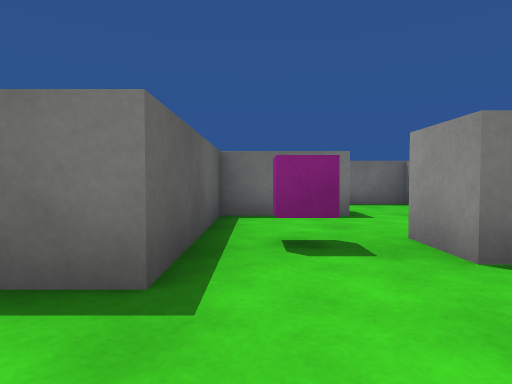
[1] (above)

16 first-person views from a walk through a 3-D level made in the Unity game engine. The camera is 0.55 m above the floor, tilts 2° down and sees 75° across. The floor is counted in squares, 1 m on a side. Each view is taken from the middle of a square. On the plan, view 1 faces up. The plan holds only what a view shows up to about 9 squares ahead; the rest is blank. The player character is not drawn. Surface patterns are stand-ins for the level's own textures.

[2]
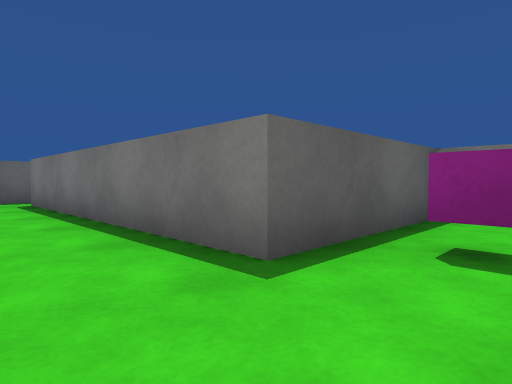

[3]
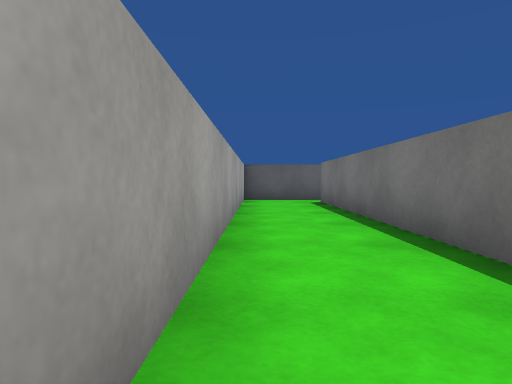

[4]
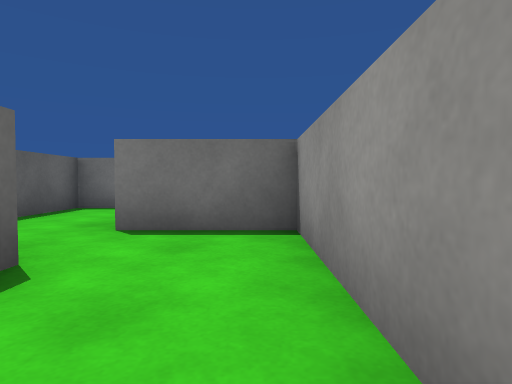

[5]
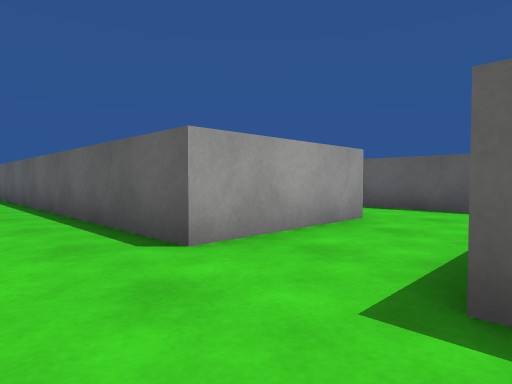

[6]
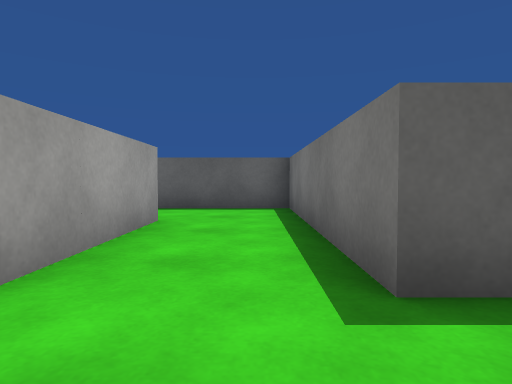

[7]
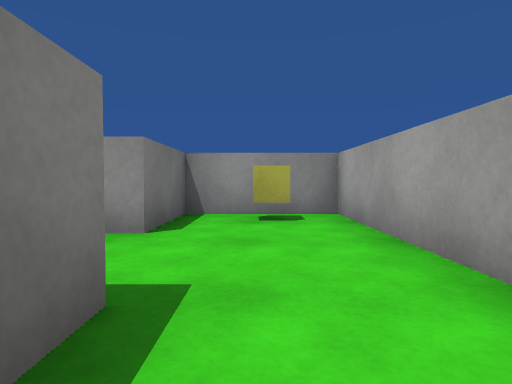

[8]
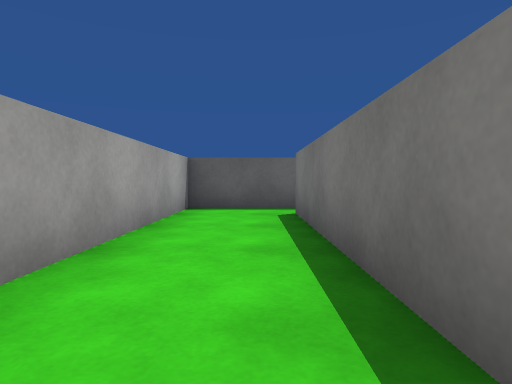

[9]
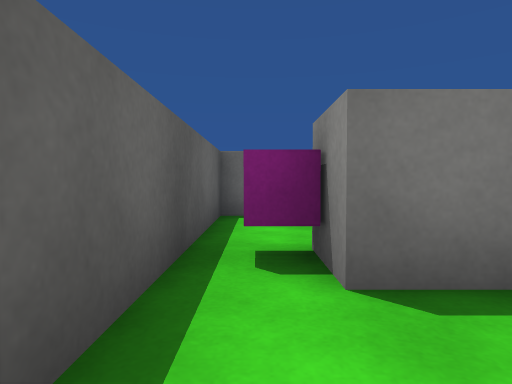

[10]
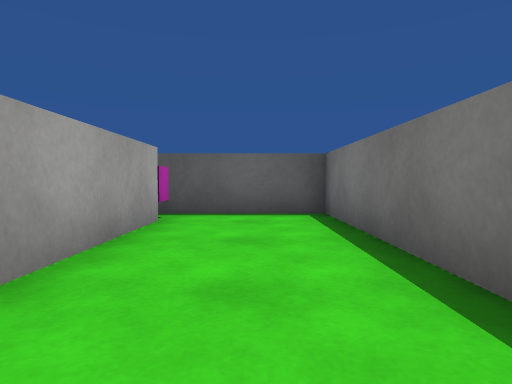

[11]
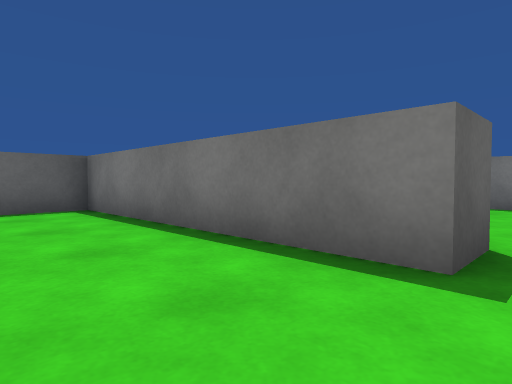

[12]
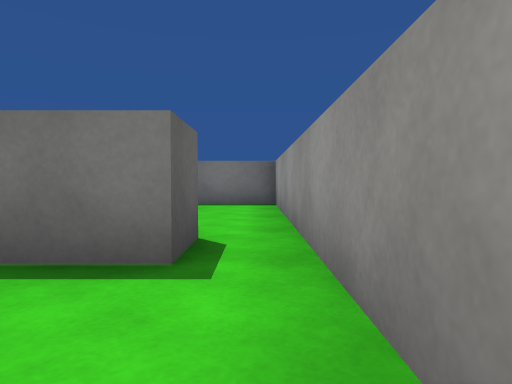

[13]
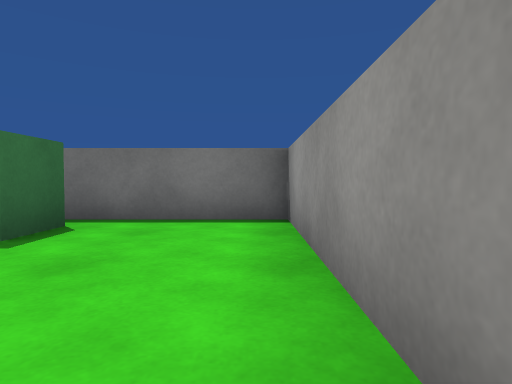

[14]
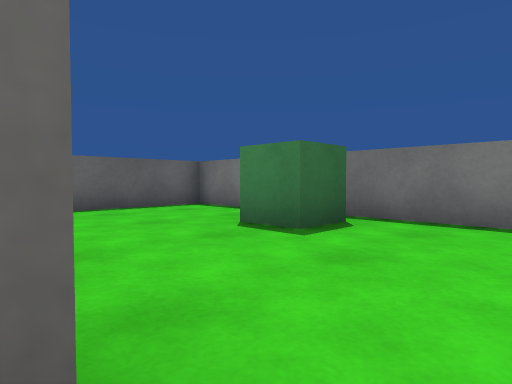

[15]
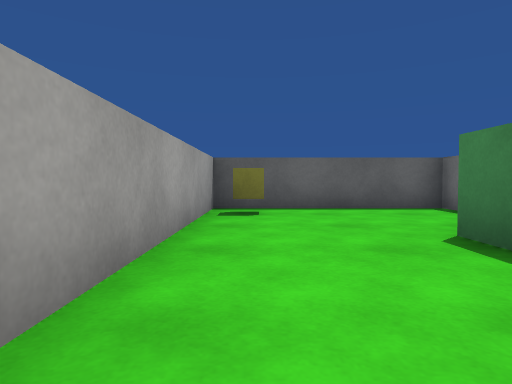

[16]
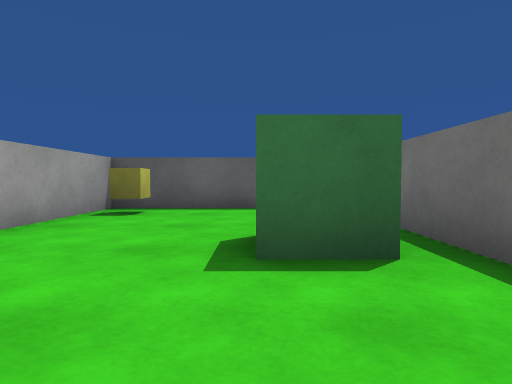

### Floor plan
Points are (right, up) in squares from view 1. A wall is a line through its corners. A room is listed if a view was taken in it or the views show most of it. See-through windows are left out.
Room 1 (views 1, 2, 3, 4, 7, 8, 9)
walls: (-0.5, 5.2) (-0.5, 1.7) (-7.5, 1.7) (-7.5, 2.7); (3.5, 4.5) (3.5, 7.8); (3.4, 10.7) (-0.5, 10.7) (-0.5, 7.6); (-8.5, 2.5) (-8.5, -0.3) (3.5, -0.3) (3.5, 2.2)
ways out: opening at (4, 9.5) to room 2; opening at (-8, 2) to room 3
objects: cube (-8, 2); cube (0, 3); block (0, 5) to (1, 6); block (2, 2) to (3, 2); block (2, 8) to (3, 8); cube (3, 1)
Room 2 (views 5, 6)
walls: (3.5, 8.7) (4.4, 8.7) (4.4, -0.2); (4.4, 11.2) (4.4, 10.7) (3.4, 10.7)
ways out: opening at (4, 9.5) to room 1
Room 3 (views 10, 11, 12, 13, 14)
walls: (-7.5, 2.7) (-4.6, 2.7); (-2.5, 6.2) (-2.5, 5.2) (-8.5, 5.2) (-8.5, 2.5); (-1.5, 3.5) (-1.5, 6.5)
ways out: opening at (-8, 2) to room 1; opening at (-2, 5.5) to room 4
Room 4 (views 15, 16)
walls: (-1.5, 6.5) (-1.5, 10.7) (-8.5, 10.7) (-8.5, 6.2) (-3, 6.2)
ways out: opening at (-2, 5.5) to room 3
objects: cube (-8, 7); cube (-5, 9) to (-5, 10)

Positions as (right, up) in squares from view 1, and headings:
1: (0, 0), facing up
2: (1, 0), facing up-left
3: (1, 0), facing left
4: (3, 4), facing up
5: (6, 11), facing down-left
6: (6, 10), facing left
7: (-2, 1), facing right
8: (-2, 1), facing left
9: (-8, 0), facing up
10: (-3, 4), facing left
11: (-2, 3), facing up-left
12: (-2, 3), facing up
13: (-2, 6), facing up
14: (-2, 6), facing up-left
15: (-2, 7), facing left
16: (-2, 9), facing left
